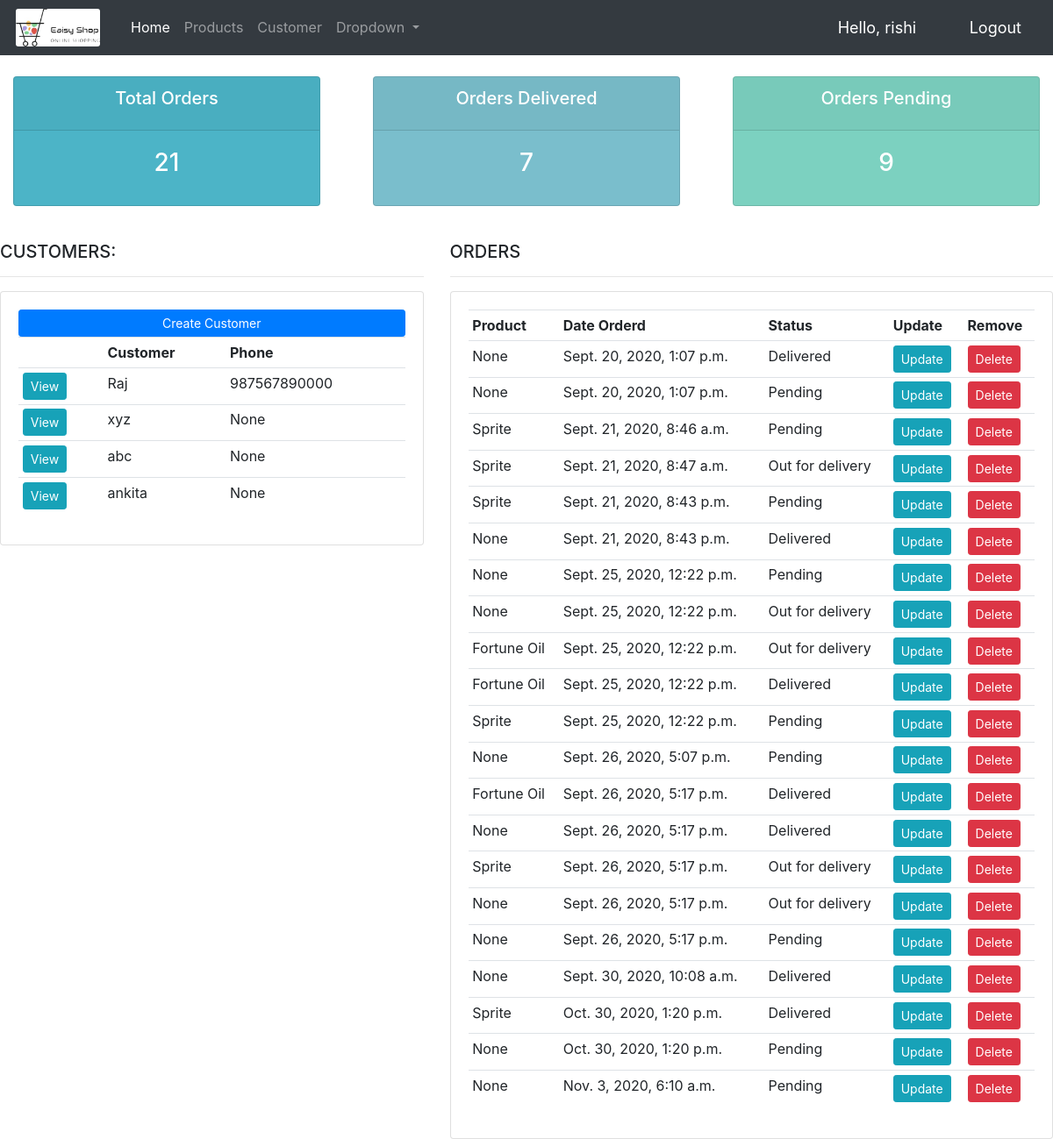
The app's page / (signed in) with its own data.
### shop/models.py (models this page shows, shortened)
class Customer(models.Model):
	user = models.OneToOneField(User, null=True, blank=True, on_delete=models.CASCADE)
	name = models.CharField(max_length=200, null=True)
	phone = models.CharField(max_length=200, null=True)
	email = models.CharField(max_length=200, null=True)
	profile_pic = models.ImageField(default="logo1.jpg", null=True, blank=True)
	date_created = models.DateTimeField(auto_now_add=True, null=True)

class Order(models.Model):
	STATUS = (
			('Pending', 'Pending'),
			('Out for delivery', 'Out for delivery'),
			('Delivered', 'Delivered'),
			)
	customer = models.ForeignKey(Customer, null=True, on_delete= models.SET_NULL)
	product = models.ForeignKey(Product, null=True, on_delete= models.SET_NULL)
	date_created = models.DateTimeField(auto_now_add=True, null=True)
	status = models.CharField(max_length=200, null=True, choices=STATUS)
	note = models.CharField(max_length=1000, null=True)

class Product(models.Model):
	CATEGORY = (
			('Indoor', 'Indoor'),
			('Out Door', 'Out Door'),
			('Cloth', 'Cloth'),
			('Footware', 'Footware'),
			)
	name = models.CharField(max_length=200, null=True)
	img = models.ImageField(null=True, blank=True)
	price = models.FloatField(null=True)
	category = models.CharField(max_length=200, null=True, choices=CATEGORY, blank=True)
	description = models.CharField(max_length=200, null=True, blank=True)
	date_created = models.DateTimeField(auto_now_add=True, null=True)
	tags = models.ManyToManyField(Tag)
	def __str__(self):
		return self.name

### shop/decorators.py (the view)
	def wrapper_function(request, *args, **kwargs):
		group = None
		if request.user.groups.exists():
			group = request.user.groups.all()[0].name
		if group == 'customer':
			return redirect('userpage')
		if group == 'admin':
			return view_func(request, *args, **kwargs)

### shop/views.py (called while the page is built)
@login_required(login_url='login')
@admin_only
def index(request):
	orders = Order.objects.all()
	customers = Customer.objects.all()
	total_customers = customers.count()
	total_orders = orders.count()
	delivered = orders.filter(status='Delivered').count()
	pending = orders.filter(status='Pending').count()
	context = {'orders':orders, 'customers':customers,
	'total_orders':total_orders,'delivered':delivered,
	'pending':pending }
	return render(request, 'index.html', context)

### templates/index.html
{% extends 'main.html' %}
{% block content %}
{% include 'status.html' %}
<br>
<div class="row">
	<div class="col-md-5">
		<h5>CUSTOMERS:</h5>
		<hr>
		<div class="card card-body">
			<a class="btn btn-primary  btn-sm btn-block" href="">Create Customer</a>
			<table class="table table-sm">
				<tr>
					<th></th>
					<th>Customer</th>
					<th>Phone</th>
				</tr>
				{% for customer in customers %}
					<tr>
						<td><a class="btn btn-sm btn-info" href="{% url 'customer' customer.id %}">View</a></td>
						<td>{{customer.name}}</td>
						<td>{{customer.phone}}</td>
					</tr>
				{% endfor %}
			</table>
		</div>
	</div>
	<div class="col-md-7">
		<h5>ORDERS</h5>
		<hr>
		<div class="card card-body">
			<table class="table table-sm">
				<tr>
					<th>Product</th>
					<th>Date Orderd</th>
					<th>Status</th>
					<th>Update</th>
					<th>Remove</th>
				</tr>
				{% for order in orders %}
					<tr>
						<td>{{order.product}}</td>
						<td>{{order.date_created}}</td>
						<td>{{order.status}}</td>
						<td><a class="btn btn-sm btn-info" href="{% url 'update_order' order.id %}">Update</a></td>
						<td><a class="btn btn-sm btn-danger" href="{% url 'delete_order' order.id %}">Delete</a></td>
					</tr>
				{% endfor %}
			</table>
		</div>
	</div>
</div>
{% endblock  %}

### templates/main.html (shortened to what this page needs)
{% load static %}
<!doctype html>
<html lang="en">
  <head>
    <link rel="stylesheet" href="https://stackpath.bootstrapcdn.com/bootstrap/4.5.2/css/bootstrap.min.css">
  </head>
  <body>
<nav class="navbar navbar-expand-lg navbar-dark bg-dark">
 <img src="{% static 'images/logo1.jpg' %}">&nbsp&nbsp
  <div class="collapse navbar-collapse" id="navbarSupportedContent">
    <ul class="navbar-nav mr-auto">
    {% if request.user.is_staff %}
      <li class="nav-item active">
        <a class="nav-link" href="{% url 'home' %}">Home <span class="sr-only">(current)</span></a>
      </li>
      <li class="nav-item">
        <a class="nav-link" href="{% url 'products' %}">Products</a>
      </li>
      <li class="nav-item">
        <a class="nav-link" href="#">Customer</a>
      </li>
      <li class="nav-item dropdown">
        <a class="nav-link dropdown-toggle" href="#" id="navbarDropdown" role="button" data-toggle="dropdown" aria-haspopup="true" aria-expanded="false">
          Dropdown
        </a>
      </li>
                                       <!-- {% else }
                                          <li class="nav-item">
                                            <a class="nav-link" href="{% url 'account' %}">Settings</a>
                                          </li>
                                          <li class="nav-item">
                                            <a class="nav-link" href="{% url 'index1' %}">Products</a>
                                          </li>-->
    {% endif %}
    </ul>
  </div>
  <span class="hello-msg">Hello, {{request.user}}&nbsp&nbsp&nbsp&nbsp</span>
  <span ><a  class="hello-msg" href="{% url 'logout' %}">&nbsp&nbsp&nbsp&nbspLogout</a></span>
</nav>
    {% block content  %}
    {% endblock  %}
  </body>
</html>

### templates/main.html (style rules this page uses)
.hello-msg { font-size: 18px; color: #fff; margin-right: 20px; }
body { background-color: #ebeff5; }
img { border: 1px solid #ddd; border-radius: 5px; padding: 2px; width: 100px; }

### records on screen
Customer: name "Raj", phone "987567890000"
Customer: name "xyz", phone "None"
Customer: name "abc", phone "None"
Customer: name "ankita", phone "None"
Order: product "None", date_created "Sept. 20, 2020, 1:07 p.m.", status "Delivered"
Order: product "None", date_created "Sept. 20, 2020, 1:07 p.m.", status "Pending"
Order: product "Sprite", date_created "Sept. 21, 2020, 8:46 a.m.", status "Pending"
Order: product "Sprite", date_created "Sept. 21, 2020, 8:47 a.m.", status "Out for delivery"
Order: product "Sprite", date_created "Sept. 21, 2020, 8:43 p.m.", status "Pending"
Order: product "None", date_created "Sept. 21, 2020, 8:43 p.m.", status "Delivered"
Order: product "None", date_created "Sept. 25, 2020, 12:22 p.m.", status "Pending"
Order: product "None", date_created "Sept. 25, 2020, 12:22 p.m.", status "Out for delivery"
Order: product "Fortune Oil", date_created "Sept. 25, 2020, 12:22 p.m.", status "Out for delivery"
Order: product "Fortune Oil", date_created "Sept. 25, 2020, 12:22 p.m.", status "Delivered"
Order: product "Sprite", date_created "Sept. 25, 2020, 12:22 p.m.", status "Pending"
Order: product "None", date_created "Sept. 26, 2020, 5:07 p.m.", status "Pending"
Order: product "Fortune Oil", date_created "Sept. 26, 2020, 5:17 p.m.", status "Delivered"
Order: product "None", date_created "Sept. 26, 2020, 5:17 p.m.", status "Delivered"
Order: product "Sprite", date_created "Sept. 26, 2020, 5:17 p.m.", status "Out for delivery"
Order: product "None", date_created "Sept. 26, 2020, 5:17 p.m.", status "Out for delivery"
Order: product "None", date_created "Sept. 26, 2020, 5:17 p.m.", status "Pending"
Order: product "None", date_created "Sept. 30, 2020, 10:08 a.m.", status "Delivered"
Order: product "Sprite", date_created "Oct. 30, 2020, 1:20 p.m.", status "Delivered"
Order: product "None", date_created "Oct. 30, 2020, 1:20 p.m.", status "Pending"
Order: product "None", date_created "Nov. 3, 2020, 6:10 a.m.", status "Pending"

### other values on screen
{{ request.user }} "rishi"
{{ total_orders }} "21"
{{ delivered }} "7"
{{ pending }} "9"
